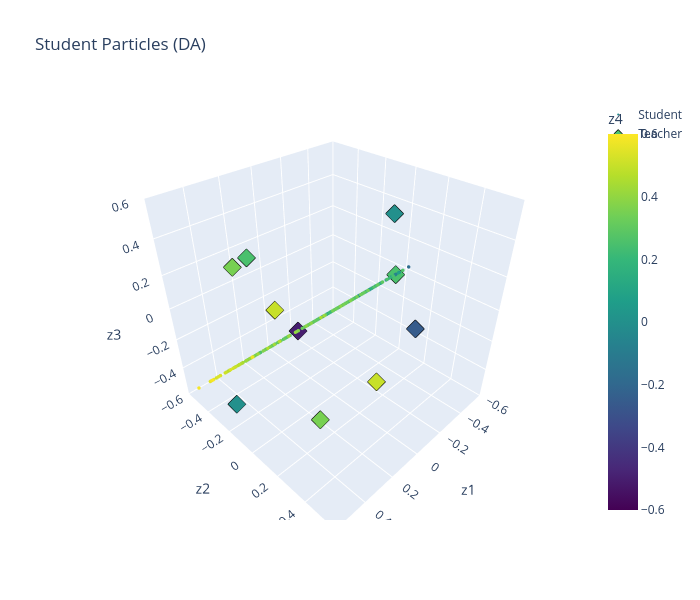

Notebook source saved alongside this figure:
### Code cell
plot_particles_3d(h_da["particles"][-1], teacher, "Student Particles (DA)")

### Figure 1 — Plotly figure (JSON) as saved in the notebook; plotly's stock layout.template omitted (floating-point values rounded to 4 significant figures; data arrays with more than 128 entries replaced by an {"elided": "..."} marker saying what was removed)
{"data": [{"marker": {"cmax": 0.6, "cmin": -0.6, "color": {"elided": "500 float values"}, "colorbar": {"title": {"text": "z4"}}, "colorscale": [[0, "#440154"], [0.1111, "#482878"], [0.2222, "#3e4989"], [0.3333, "#31688e"], [0.4444, "#26828e"], [0.5556, "#1f9e89"], [0.6667, "#35b779"], [0.7778, "#6ece58"], [0.8889, "#b5de2b"], [1, "#fde725"]], "size": 2}, "mode": "markers", "name": "Student", "type": "scatter3d", "x": {"elided": "500 float values"}, "y": {"elided": "500 float values"}, "z": {"elided": "500 float values"}}, {"marker": {"cmax": 0.6, "cmin": -0.6, "color": [0.25, 0.5, 0.0, 0.5, 0.35, -0.5, 0.25, -0.25, 0.0, 0.35], "colorscale": [[0, "#440154"], [0.1111, "#482878"], [0.2222, "#3e4989"], [0.3333, "#31688e"], [0.4444, "#26828e"], [0.5556, "#1f9e89"], [0.6667, "#35b779"], [0.7778, "#6ece58"], [0.8889, "#b5de2b"], [1, "#fde725"]], "line": {"color": "black", "width": 1}, "size": 6, "symbol": "diamond"}, "mode": "markers", "name": "Teacher", "type": "scatter3d", "x": [-0.5, 0.25, -0.25, 0.0, 0.35, 0.25, 0.5, 0.0, 0.5, 0.35], "y": [0.0, 0.5, 0.15, -0.5, -0.35, 0.0, 0.0, 0.5, -0.25, 0.25], "z": [0.0, 0.0, 0.5, -0.25, 0.25, 0.0, 0.5, 0.15, -0.5, -0.35]}], "layout": {"height": 600, "scene": {"xaxis": {"range": [-0.6, 0.6], "title": {"text": "z1"}}, "yaxis": {"range": [-0.6, 0.6], "title": {"text": "z2"}}, "zaxis": {"range": [-0.6, 0.6], "title": {"text": "z3"}}}, "title": {"text": "Student Particles (DA)"}, "width": 700}}
